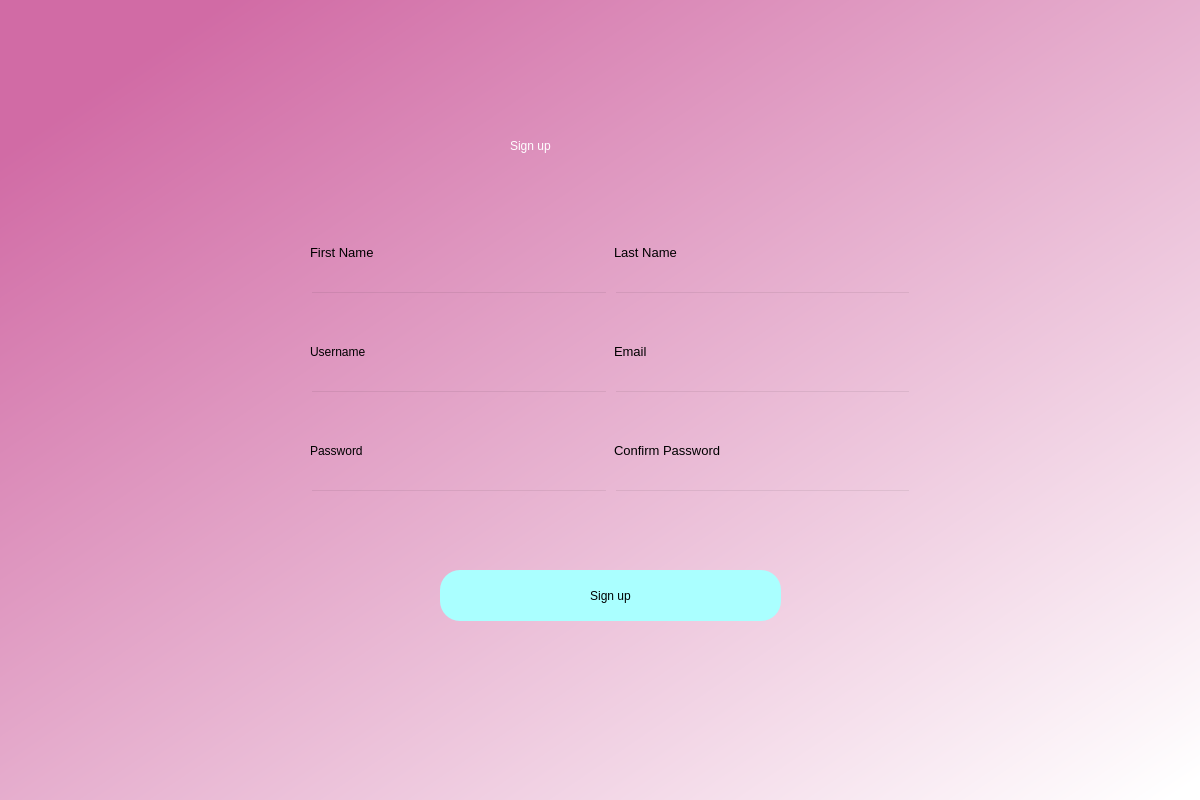
<?xml version="1.0" encoding="UTF-8"?>
<ui version="4.0">
 <class>Dialog</class>
 <widget class="QDialog" name="Dialog">
  <property name="geometry">
   <rect>
    <x>0</x>
    <y>0</y>
    <width>1200</width>
    <height>800</height>
   </rect>
  </property>
  <property name="windowTitle">
   <string>Dialog</string>
  </property>
  <widget class="QWidget" name="backgroundWidget" native="true">
   <property name="geometry">
    <rect>
     <x>0</x>
     <y>0</y>
     <width>1201</width>
     <height>801</height>
    </rect>
   </property>
   <property name="styleSheet">
    <string notr="true">QWidget#backgroundWidget{
background-color:qlineargradient(spread:pad, x1:0.091, y1:0.101636, x2:0.991379, y2:0.977, stop:0 rgba(209, 107, 165, 255), stop:1 rgba(255, 255, 255, 255));}</string>
   </property>
   <widget class="QLabel" name="signupLabel">
    <property name="geometry">
     <rect>
      <x>510</x>
      <y>110</y>
      <width>211</width>
      <height>71</height>
     </rect>
    </property>
    <property name="styleSheet">
     <string notr="true">font: 36pt &quot;MS Shell Dlg 2&quot;; color:rgb(255, 255, 255)</string>
    </property>
    <property name="text">
     <string>Sign up</string>
    </property>
   </widget>
   <widget class="QPushButton" name="signupButton">
    <property name="geometry">
     <rect>
      <x>440</x>
      <y>570</y>
      <width>341</width>
      <height>51</height>
     </rect>
    </property>
    <property name="styleSheet">
     <string notr="true">border-radius:20px;
background-color: rgb(170, 255, 255);
font: 14pt &quot;MS Shell Dlg 2&quot;;</string>
    </property>
    <property name="text">
     <string>Sign up</string>
    </property>
   </widget>
   <widget class="QLabel" name="errorLabel">
    <property name="geometry">
     <rect>
      <x>440</x>
      <y>540</y>
      <width>341</width>
      <height>20</height>
     </rect>
    </property>
    <property name="styleSheet">
     <string notr="true">font: 12pt &quot;MS Shell Dlg 2&quot;; color:red;</string>
    </property>
    <property name="text">
     <string/>
    </property>
   </widget>
   <widget class="QWidget" name="formLayoutWidget">
    <property name="geometry">
     <rect>
      <x>310</x>
      <y>220</y>
      <width>601</width>
      <height>291</height>
     </rect>
    </property>
    <layout class="QGridLayout" name="userInformation">
     <item row="0" column="0">
      <layout class="QVBoxLayout" name="firstName">
       <item>
        <widget class="QLabel" name="firstNameLabel">
         <property name="font">
          <font>
           <family>MS Shell Dlg 2</family>
           <pointsize>10</pointsize>
           <weight>50</weight>
           <italic>false</italic>
           <bold>false</bold>
          </font>
         </property>
         <property name="styleSheet">
          <string notr="true">font: 10pt &quot;MS Shell Dlg 2&quot;;</string>
         </property>
         <property name="text">
          <string>First Name</string>
         </property>
        </widget>
       </item>
       <item>
        <widget class="QLineEdit" name="firstNameLE">
         <property name="styleSheet">
          <string notr="true">background-color:rgba(0,0,0,0);
font: 12pt &quot;MS Shell Dlg 2&quot;;</string>
         </property>
        </widget>
       </item>
      </layout>
     </item>
     <item row="0" column="1">
      <layout class="QVBoxLayout" name="lastName">
       <item>
        <widget class="QLabel" name="lastNameLabel">
         <property name="font">
          <font>
           <family>MS Shell Dlg 2</family>
           <pointsize>10</pointsize>
           <weight>50</weight>
           <italic>false</italic>
           <bold>false</bold>
          </font>
         </property>
         <property name="styleSheet">
          <string notr="true">font: 10pt &quot;MS Shell Dlg 2&quot;;</string>
         </property>
         <property name="text">
          <string>Last Name</string>
         </property>
        </widget>
       </item>
       <item>
        <widget class="QLineEdit" name="lastNameLE">
         <property name="styleSheet">
          <string notr="true">background-color:rgba(0,0,0,0);
font: 12pt &quot;MS Shell Dlg 2&quot;;</string>
         </property>
        </widget>
       </item>
      </layout>
     </item>
     <item row="1" column="0">
      <layout class="QVBoxLayout" name="username">
       <item>
        <widget class="QLabel" name="usernameLabel">
         <property name="styleSheet">
          <string notr="true">font: 10pt &quot;MS Shell Dlg 2&quot;;</string>
         </property>
         <property name="text">
          <string>Username</string>
         </property>
        </widget>
       </item>
       <item>
        <widget class="QLineEdit" name="usernameLE">
         <property name="styleSheet">
          <string notr="true">background-color:rgba(0,0,0,0);
font: 12pt &quot;MS Shell Dlg 2&quot;;</string>
         </property>
        </widget>
       </item>
      </layout>
     </item>
     <item row="1" column="1">
      <layout class="QVBoxLayout" name="email">
       <item>
        <widget class="QLabel" name="emailLabel">
         <property name="font">
          <font>
           <family>MS Shell Dlg 2</family>
           <pointsize>10</pointsize>
           <weight>50</weight>
           <italic>false</italic>
           <bold>false</bold>
          </font>
         </property>
         <property name="styleSheet">
          <string notr="true">font: 10pt &quot;MS Shell Dlg 2&quot;;</string>
         </property>
         <property name="text">
          <string>Email</string>
         </property>
        </widget>
       </item>
       <item>
        <widget class="QLineEdit" name="emailLE">
         <property name="styleSheet">
          <string notr="true">background-color:rgba(0,0,0,0);
font: 12pt &quot;MS Shell Dlg 2&quot;;</string>
         </property>
        </widget>
       </item>
      </layout>
     </item>
     <item row="2" column="0">
      <layout class="QVBoxLayout" name="password">
       <item>
        <widget class="QLabel" name="passwordLabel">
         <property name="styleSheet">
          <string notr="true">font: 10pt &quot;MS Shell Dlg 2&quot;;</string>
         </property>
         <property name="text">
          <string>Password</string>
         </property>
        </widget>
       </item>
       <item>
        <widget class="QLineEdit" name="passwordLE">
         <property name="styleSheet">
          <string notr="true">background-color:rgba(0,0,0,0);
font: 12pt &quot;MS Shell Dlg 2&quot;;</string>
         </property>
        </widget>
       </item>
      </layout>
     </item>
     <item row="2" column="1">
      <layout class="QVBoxLayout" name="confrimPassword">
       <item>
        <widget class="QLabel" name="confrimPasswordLabel">
         <property name="font">
          <font>
           <family>MS Shell Dlg 2</family>
           <pointsize>10</pointsize>
           <weight>50</weight>
           <italic>false</italic>
           <bold>false</bold>
          </font>
         </property>
         <property name="styleSheet">
          <string notr="true">font: 10pt &quot;MS Shell Dlg 2&quot;;</string>
         </property>
         <property name="text">
          <string>Confirm Password</string>
         </property>
        </widget>
       </item>
       <item>
        <widget class="QLineEdit" name="confrimPasswordLE">
         <property name="styleSheet">
          <string notr="true">background-color:rgba(0,0,0,0);
font: 12pt &quot;MS Shell Dlg 2&quot;;</string>
         </property>
        </widget>
       </item>
      </layout>
     </item>
    </layout>
   </widget>
  </widget>
 </widget>
 <resources/>
 <connections/>
</ui>
